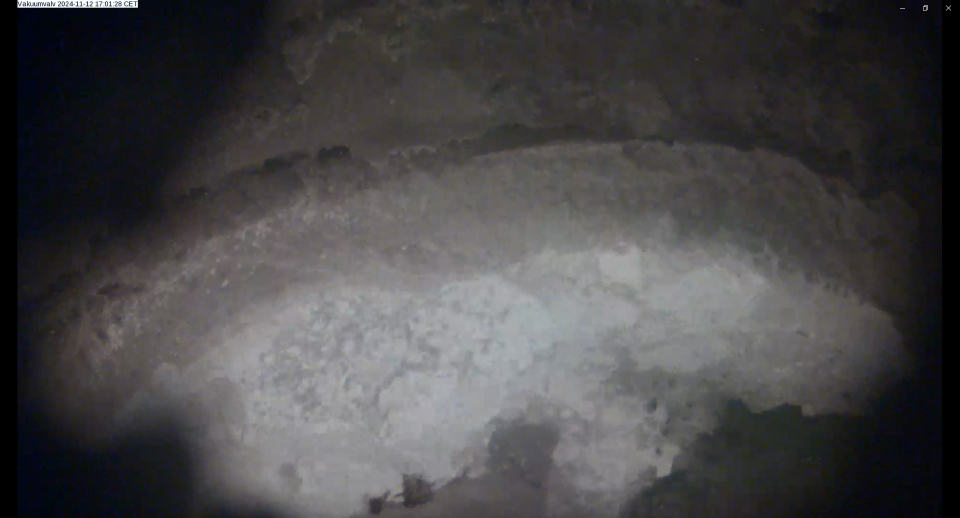
#> input picture src/Example.jpg, 1920 x 1036 px (shown at 1/2 size)
$ python test.py
#> lines starting #> are read from the running program, lines starting #| are printed output that depends on the picture; after the words box and inside, x2 and y2 are one past the last pixel; in counts of white or black regions, pixels touching at a corner belong together
import cv2
import numpy as np
from matplotlib import pyplot as plt
import os

def process_image(image_path):
#> called with image_path = 'src/Example.jpg'
    try:
        # Verify file exists
        if not os.path.exists(image_path):
            raise FileNotFoundError(f"Image file not found: {image_path}")

        # Read image
        img = cv2.imread(image_path)
#> img is the input picture: shape (1036, 1920, 3); mean B, G, R 72, 70.8, 72
        if img is None:
            raise ValueError(f"Failed to load image: {image_path}")

        # Step 1: Convert to grayscale
        gray = cv2.cvtColor(img, cv2.COLOR_BGR2GRAY)

        # Step 2: Apply Gaussian blur
        blurred = cv2.GaussianBlur(gray, (5, 5), 0)

        # Step 3: Apply Otsu's thresholding
        _, otsu = cv2.threshold(blurred, 0, 255, cv2.THRESH_BINARY + cv2.THRESH_OTSU)
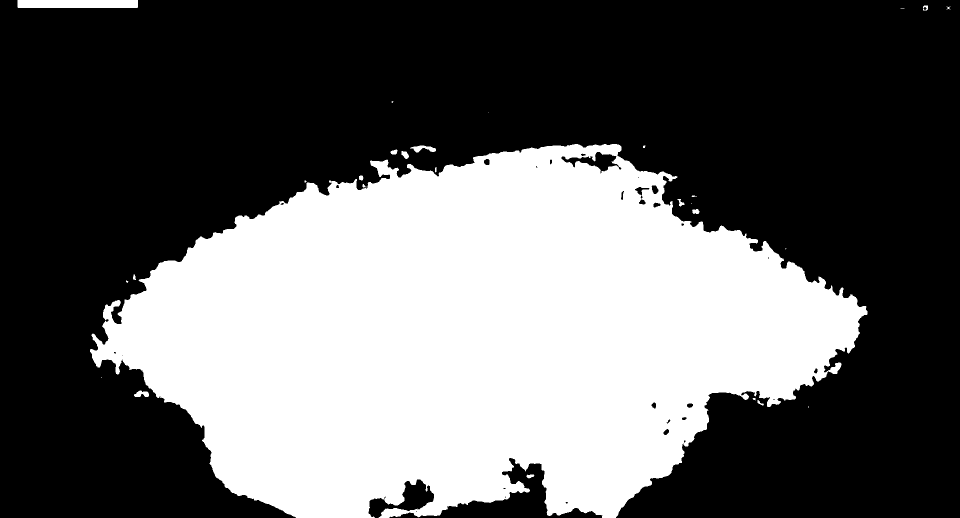
#> otsu: shape (1036, 1920) (shown at 1/2 size); 38.5% white; 29 white regions (10 under 20 px), largest, box (x1, y1, x2, y2) and area: (180, 288, 1735, 1036) 759714, (35, 0, 276, 16) 3854, (820, 291, 872, 305) 381

        # Step 4: K-means segmentation
        # Reshape image for k-means
        pixel_values = blurred.reshape((-1, 1))
        pixel_values = np.float32(pixel_values)

        # Define criteria
        criteria = (cv2.TERM_CRITERIA_EPS + cv2.TERM_CRITERIA_MAX_ITER, 100, 0.85)
        k = 3
        _, labels, centers = cv2.kmeans(pixel_values, k, None, criteria, 10, cv2.KMEANS_PP_CENTERS)
#> centers = [20.65, 135.6, 67.45]

        # Convert back to uint8
        centers = np.uint8(centers)
#> centers = [20, 135, 67]
        segmented_image = centers[labels.flatten()]
        segmented_image = segmented_image.reshape(gray.shape)
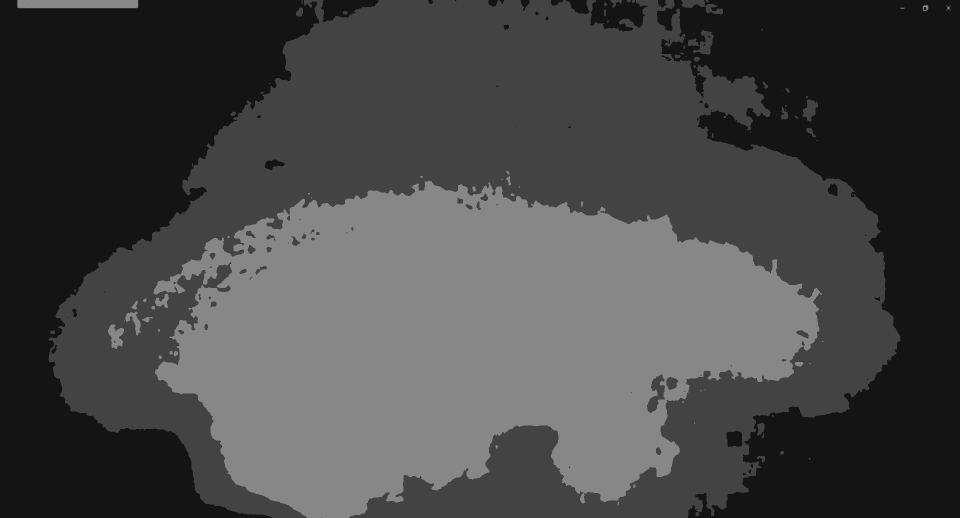
#> segmented_image: shape (1036, 1920) (shown at 1/2 size); min 20, max 135, mean 70.7

        # Display results
        plt.figure(figsize=(12, 8))

        plt.subplot(221)
        plt.title('Original')
        plt.imshow(cv2.cvtColor(img, cv2.COLOR_BGR2RGB))
        plt.axis('off')

        plt.subplot(222)
        plt.title('Grayscale')
        plt.imshow(gray, cmap='gray')
        plt.axis('off')

        plt.subplot(223)
        plt.title("Otsu's Threshold")
        plt.imshow(otsu, cmap='gray')
        plt.axis('off')

        plt.subplot(224)
        plt.title('K-means Segmentation (k=3)')
        plt.imshow(segmented_image, cmap='gray')
        plt.axis('off')

        plt.tight_layout()
        plt.show()
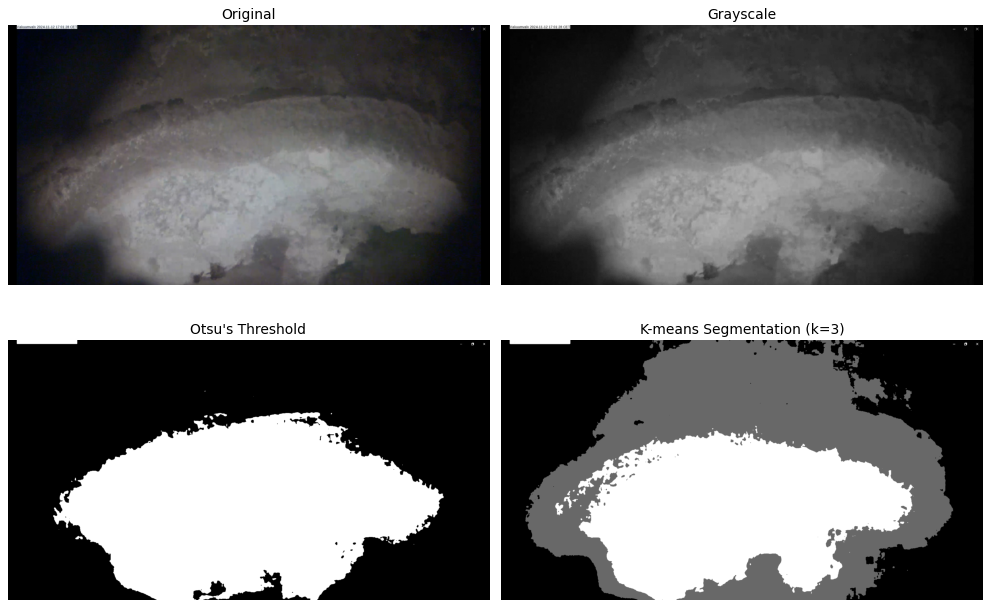
#> figure drawn by matplotlib, 4 panels

    except Exception as e:
        print(f"Error processing image: {str(e)}")

if __name__ == "__main__":
    # Use the correct path to Example.jpg
    image_path = os.path.join(os.path.dirname(__file__), 'Example.jpg')
    process_image(image_path)
